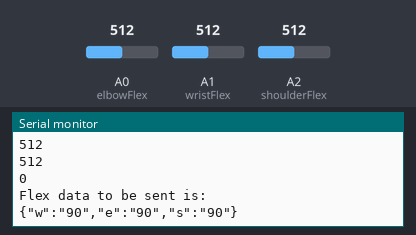
The sketch below on a simulated Arduino Uno, built for the host (arithmetic inside an expression is 32-bit, double 64-bit). On the bench: the last lines printed to the serial monitor. The test bench sets the inputs (shaded band); at power-on: A0 (elbowFlex) = 512, A1 (wristFlex) = 512, A2 (shoulderFlex) = 512. No radio packets arrive unless stated.

Above: at 1.2 s.
1.3 s: A0 (elbowFlex) set to 11
2.8 s: A0 (elbowFlex) set to 8
4.3 s: A0 (elbowFlex) set to 776
At 4.54 s:
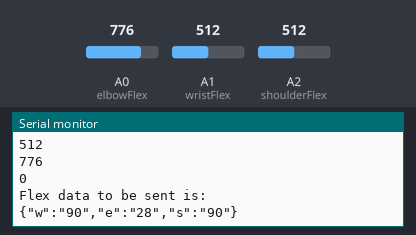
5.8 s: A0 (elbowFlex) set to 797
At 5.98 s:
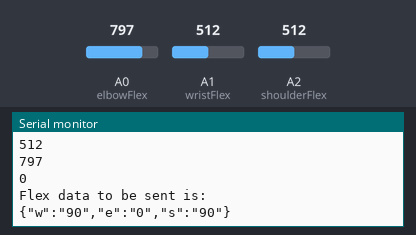
Timing chart, 0 to 8.8 s (numbered marks = the images above; inputs shaded):
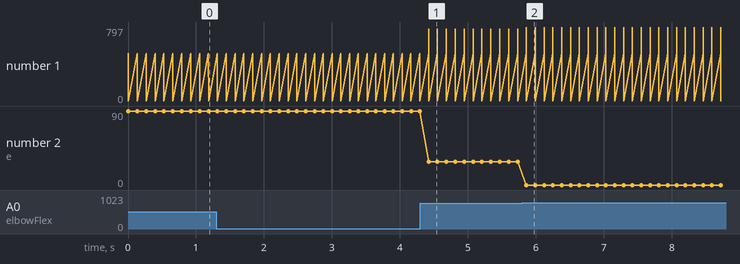

Measured:
- after the input at 4.3 s, the serial monitor: prints a new line after 0.12 s (image 1)
- after the input at 5.8 s, the serial monitor: prints a new line after 0.06 s (image 2)
- plotted number 2: 90 → 28 after the input at 4.3 s

The sketch:

multiFlexLeftHandNrfTest.ino
```cpp
#include <SPI.h>
#include <nRF24L01.h>
#include <RF24.h>
#include<ArduinoJson.h>

RF24 radio(7, 8);

const byte rxAddr[6] = "00001";

const int elbowFlex = 0;
const int wristFlex = 1;
const int shoulderFlex = 2;

int elbowFlexOld = 0;
int wristFlexOld = 0;
int shoulderFlexOld = 0;

void setup()
{
  // put your setup code here, to run once:
  radio.begin();
  Serial.begin(9600);
  radio.setRetries(15, 15);
  radio.openWritingPipe(rxAddr);
  radio.stopListening();
 // radio.printDetails();

}

void loop()
{
  int wristFlexPos;
  int elbowFlexPos;
  int shoulderFlexPos;

  StaticJsonBuffer<200> jsonBuffer;
  JsonObject& flexData = jsonBuffer.createObject();

  int wristFlexNew = analogRead(wristFlex);
  int elbowFlexNew = analogRead(elbowFlex);
  int shoulderFlexNew = analogRead(shoulderFlex);

  int wristServoPos;
  int elbowServoPos;
  int shoulderServoPos;
  if (wristFlexOld >= (wristFlexNew + 15) || wristFlexOld <= (wristFlexNew + 15))
  {
    wristFlexPos = wristFlexNew;
  }
  else
  {
    wristFlexPos = wristFlexOld;
  }
  if (elbowFlexOld >= (elbowFlexNew + 15) || elbowFlexOld <= (elbowFlexNew + 15))
  {
    elbowFlexPos = elbowFlexNew;
  }
  else
  {
    elbowFlexPos = elbowFlexOld;
  }
  if (shoulderFlexOld >= (shoulderFlexNew + 15) || shoulderFlexOld <= (shoulderFlexNew + 15))
  {
    shoulderFlexPos = shoulderFlexNew;
  }
  else
  {
    shoulderFlexPos = shoulderFlexOld;
  }
  Serial.println("Wrist:Elbow:Shoulder"); //max: w:813 769 755; min: w:793 771 753 //795 751 0


  Serial.println(wristFlexPos);
  Serial.println(elbowFlexPos);
  shoulderFlexPos = 0;
  Serial.println(shoulderFlexPos);
  char wrist[8];
  char elbow[8];
  char shoulder[8];
  wristServoPos = map(wristFlexPos, 823,780, 0, 90); //high: 1020 low: 954
  wristServoPos = constrain(wristServoPos, 0, 90);
  elbowServoPos = map(elbowFlexPos, 790, 745, 0, 90);// high: 740 low: 694
  elbowServoPos = constrain(elbowServoPos, 0, 90);
  shoulderServoPos = map(shoulderFlexPos, 768, 744, 0, 90);//high: 1010 low: 905
  shoulderServoPos = constrain(shoulderServoPos, 0, 90);
  itoa(wristServoPos, wrist, 10);
  itoa(elbowServoPos, elbow, 10);
  itoa(shoulderServoPos, shoulder, 10);
  flexData["w"] = wrist;
  flexData["e"] = elbow;
  flexData["s"] = shoulder;
  char flexCombo[128];
  flexData.printTo(flexCombo, sizeof(flexCombo));
  Serial.println("Flex data to be sent is: ");

  for (int count = 0; count < strlen(flexCombo); count++)
  {
    Serial.print(flexCombo[count]);
  }

  Serial.println();
  radio.write(&flexCombo, sizeof(flexCombo));
  delay(100);
}
```
